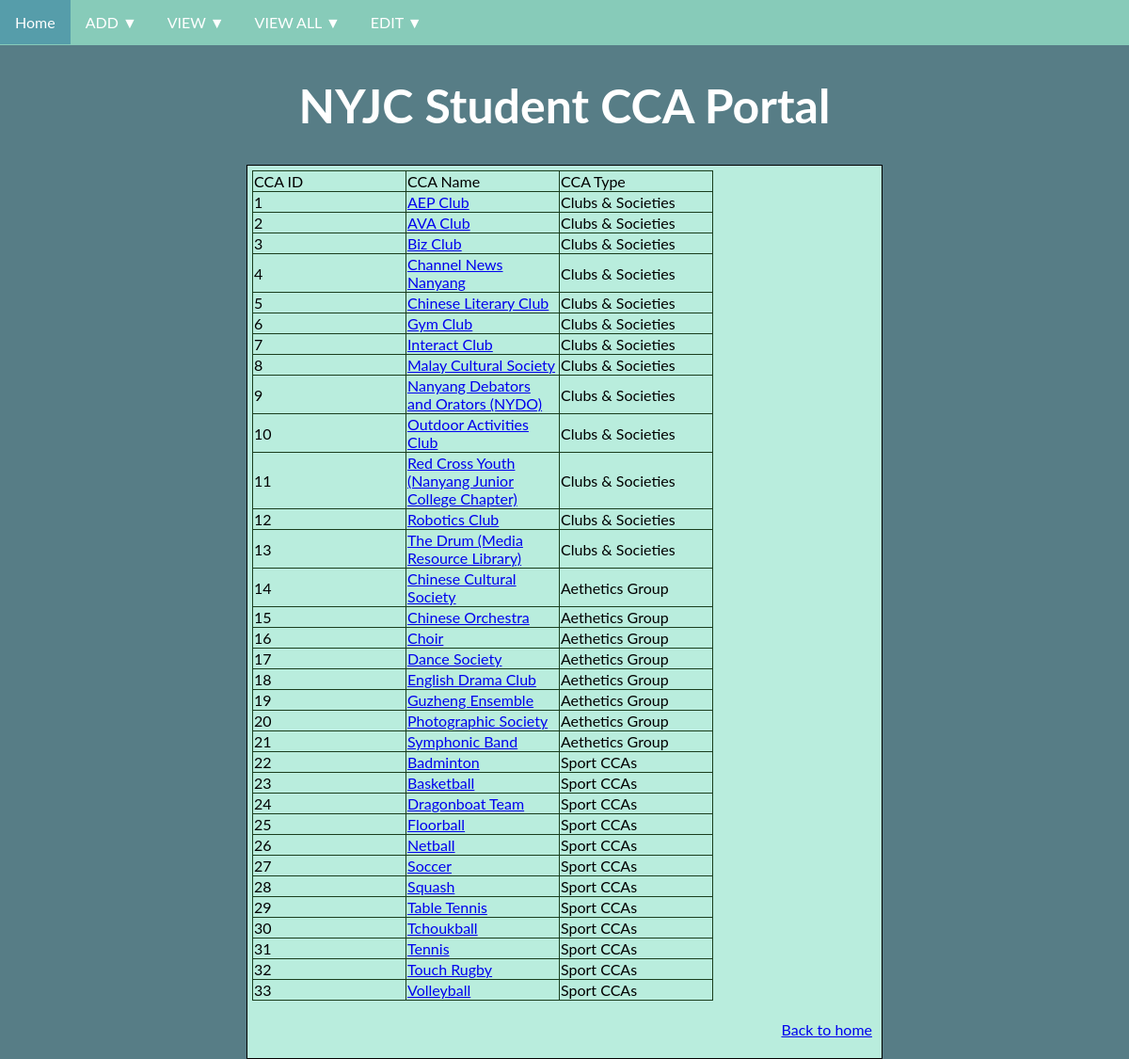
Before: /view_all/cca with the older database file.
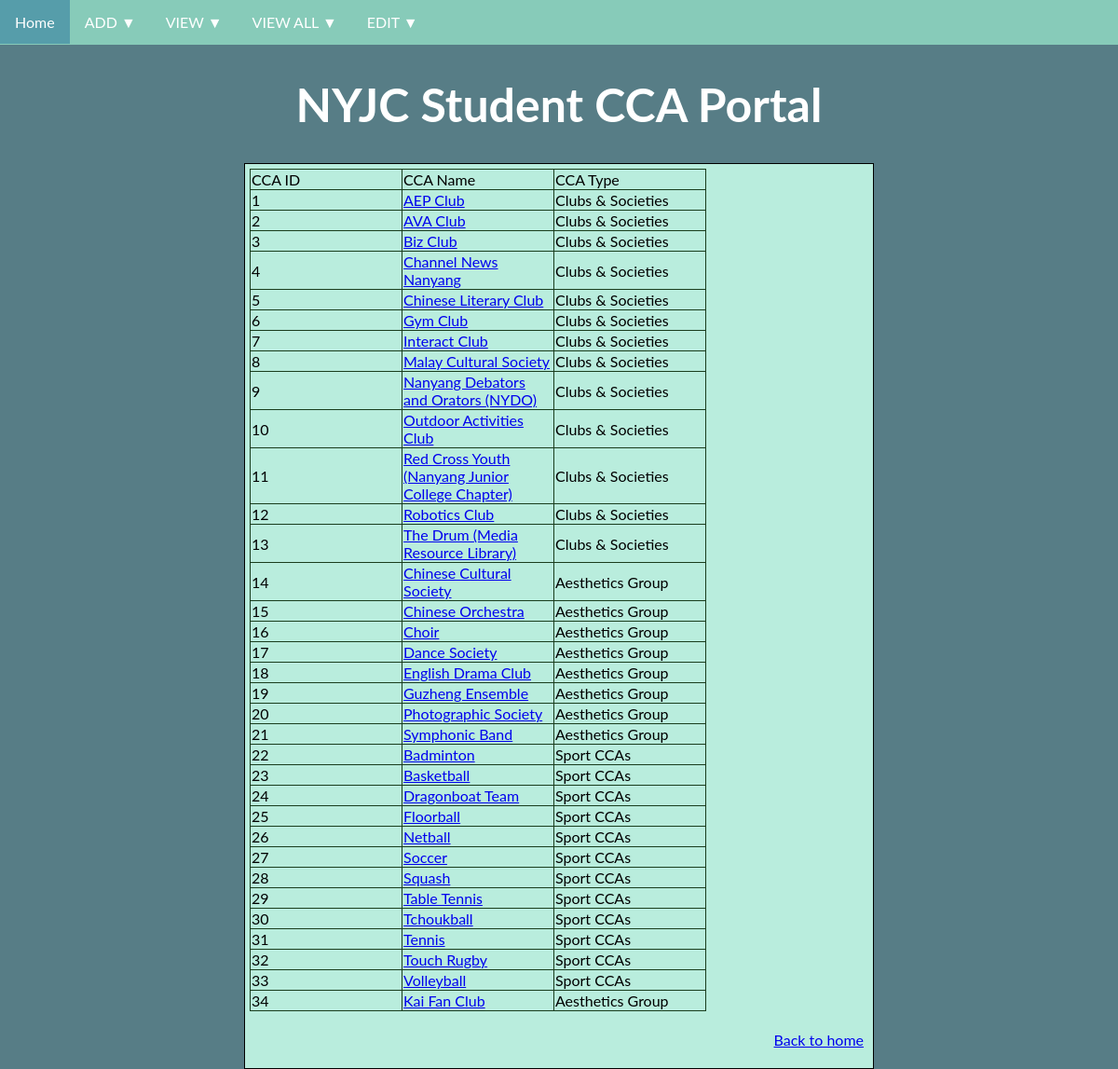
After: the same page with the newer database file.
### tables this page shows
CREATE TABLE "CCA"(
                "id" TEXT UNIQUE,
                "name" TEXT,
                "type" TEXT,
                Primary Key("id")
                );

### main.py (the view)
@app.route('/view_all/cca')
def view_all_cca():
    title = 'View all CCA'
    span1 = 'Here are the details of all CCAs'
    table_header = ['CCA ID',
                    'CCA Name',
                    'CCA Type',
                   ]
    records = ccaCollection.findall()
    return render_template("view_all.html",
                           page_type = "view_all_cca",
                           title = title,
                           span1 = span1,
                           table_header = table_header,
                           table_data = records
                          )

### storage.py (called while the page is built)
    def _executedql(self, query: str, type: str, params: tuple) -> Optional[sqlite3.Row]:
        with sqlite3.connect(self._dbname) as conn:
            conn.row_factory = sqlite3.Row
            cur = conn.cursor()
            result = None
            if type == 'one':
                cur.execute(query, params)
                result = cur.fetchone()
            elif type == "many":
                cur.execute(query)
                result = cur.fetchall()
            elif type == "join":
                cur.execute(query, params)
                result = cur.fetchall()
            return result

    def findall(self, columns: list[str] = ["*"]) -> Optional[list[dict]]:
        querycolumns = ','.join(columns)
        query = f'''
                SELECT {querycolumns} FROM "{self._tblname}"
                ORDER BY ABS("{self._key}");
        '''
        result = self._executedql(query, "many", (None,))
        if result != []:
            lst = []
            for record in result:
                lst.append(dict(record))
            return lst
        else:
            return None

### templates/view_all.html (shortened to what this page needs)
<!DOCTYPE html>
<html>
<head>
    {% include "head.html" %}
</head>
<body>
    {% include "header.html" %}
    <div class='container'>
        <table>
            <tr>
            {% for header in table_header %}
                <td> {{header}} </td>
            {% endfor %}
            {% if 'students' in page_type %}
                {% for student in table_data %}
                    <tr>
                    {% for name, value in student.items() %}
                        {% if name == 'student_name' %}
                            <td><a href="/view/student?id={{student['student_id']}}">{{ value }}</a></td>
                        {% elif name == 'class_name' %}
                            <td><a href="/view/class?id={{student['class_id']}}"> {{ value }}</a></td>
                        {% else %}
                        <td>{{ value }}</td>
                        {% endif %}
                    {% endfor %}
                    </tr>
                {% endfor %}
            {% elif 'cca' in page_type %}
                {% for cca in table_data %}
                    <tr>
                    {% for name, value in cca.items() %}
                        {% if name == 'name' %}
                            <td><a href="/view/cca?id={{cca['id']}}">{{ value }}</a></td>
                        {% else %}
                        <td>{{ value }}</td>
                        {% endif %}
                    {% endfor %}
                    </tr>
                {% endfor %}
            {% endif %}
        </table>
    {% include "footer.html" %}
    </div>
</body>
</html>

Changed rows visible on the page:
changed CCA "Chinese Cultural Society": type "Aethetics Group" → "Aesthetics Group"
changed CCA "Chinese Orchestra": type "Aethetics Group" → "Aesthetics Group"
changed CCA "Choir": type "Aethetics Group" → "Aesthetics Group"
changed CCA "Dance Society": type "Aethetics Group" → "Aesthetics Group"
changed CCA "English Drama Club": type "Aethetics Group" → "Aesthetics Group"
changed CCA "Guzheng Ensemble": type "Aethetics Group" → "Aesthetics Group"
changed CCA "Photographic Society": type "Aethetics Group" → "Aesthetics Group"
changed CCA "Symphonic Band": type "Aethetics Group" → "Aesthetics Group"
added CCA: id "34", name "Kai Fan Club", type "Aesthetics Group"
